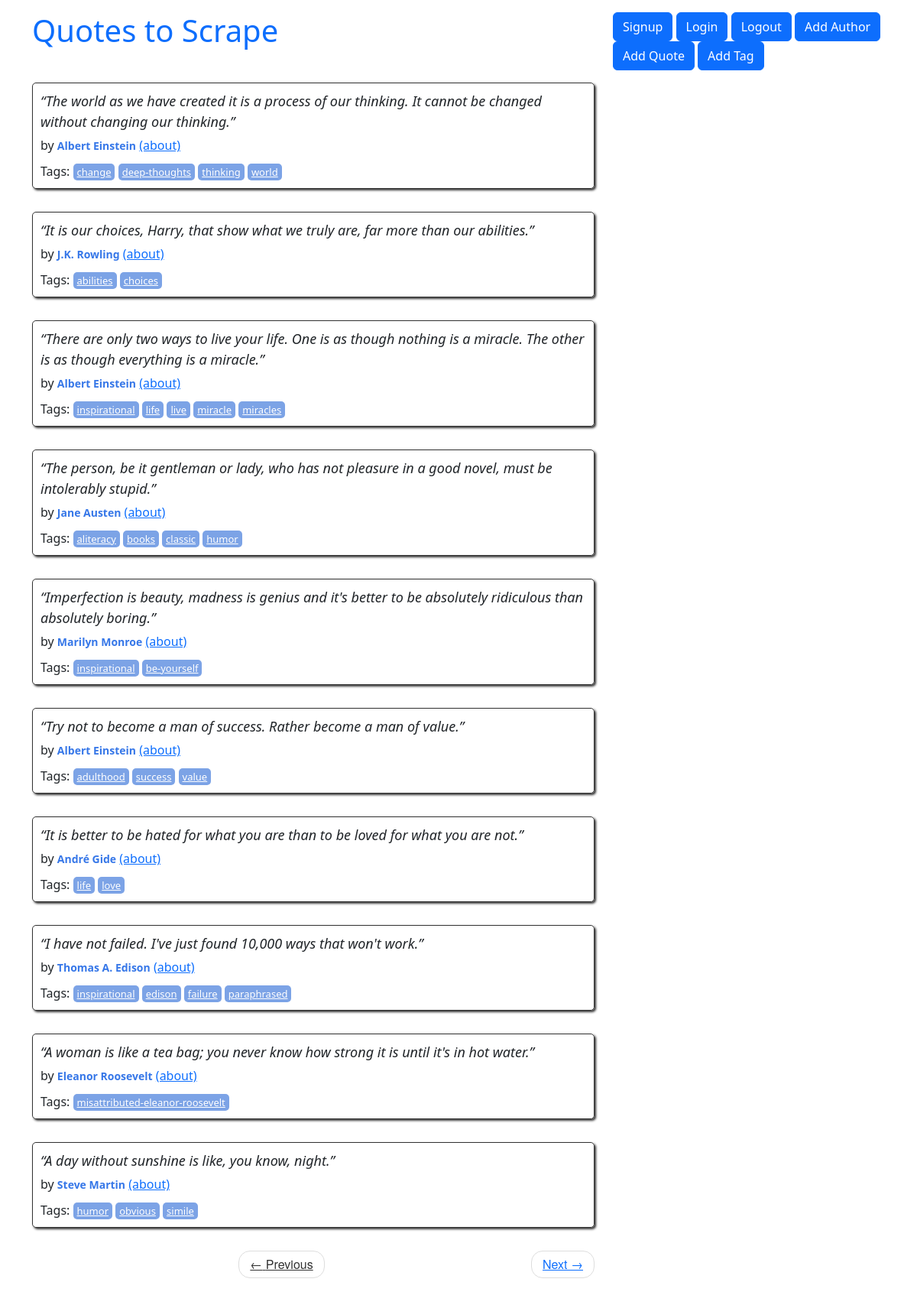
The page / on the database its author committed.
### quotes/models.py (models this page shows, shortened)
class Quote(models.Model):
    quote = models.TextField()
    tags = models.ManyToManyField(Tag)
    author = models.ForeignKey(Author, on_delete=models.CASCADE, default=None, null=True)
    created_at = models.DateTimeField(auto_now_add=True)
    objects = models.Manager()

class Author(models.Model):
    fullname = models.CharField(max_length=50)
    born_date = models.CharField(max_length=50)
    born_location = models.CharField(max_length=150)
    description = models.TextField()
    created_at = models.DateTimeField(auto_now_add=True)
    objects = models.Manager()
    def __str__(self):
        return self.fullname

class Tag(models.Model):
    name = models.CharField(max_length=60, null=False, unique=True)
    objects = models.Manager()

### quotes/views.py (the view)
# urls.py: path('', views.main, name='root'),
def main(request, page=1):
    quotes = Quote.objects.all()
    per_page = 10
    paginator = Paginator(list(quotes), per_page)
    quotes_on_page = paginator.page(page)
    return render(request, 'quotes/index.html', context={'quotes': quotes_on_page})

### quotes/templates/quotes/index.html
{% extends 'quotes/base.html' %}
{% load extract %}
{% block  content %}
<div class="row">
    <div class="col-md-8">
    {% for quote in quotes %}
    <div class="quote" itemscope="" itemtype="http://schema.org/CreativeWork">
        <span class="text" itemprop="text">
            {{quote.quote}}
        </span>
        <span>by <small class="author" itemprop="author">{{quote.author}}</small>
        <a href="/author/{{quote.author.id}}">(about)</a>
        </span>
        <div class="tags">
            Tags:
            {% for tag in quote.tags.all %}
            <a class="tag" href="/tag/{{tag.id}}">{{tag.name}}</a>
            {% endfor %}
        </div>
    </div>
    {% endfor %}
    <nav>
        <ul class="pager">
            <li class="previous">
                <a class='{% if not quotes.has_previous %} disabled {% endif %}'
                   href="{% if quotes.has_previous %} {% url 'quotes:root_paginate' quotes.previous_page_number %} {% else %} # {% endif %}">
                    <span aria-hidden="true">←</span> Previous
                </a>
            </li>
            <li class="next">
                <a class='{% if not quotes.has_next %} disabled {% endif %}'
                   href="{% if quotes.has_next %} {% url 'quotes:root_paginate' quotes.next_page_number %} {% else %} # {% endif %}">
                    Next <span aria-hidden="true">→</span></a>
            </li>
        </ul>
    </nav>
    </div>
</div>
{% endblock %}

### quotes/templates/quotes/base.html (shortened to what this page needs)
<!DOCTYPE html>
<html lang="en">
<head>
    <link href="https://cdn.jsdelivr.net/npm/bootstrap@5.3.3/dist/css/bootstrap.min.css" rel="stylesheet"
>
    {% load static %}
    <link rel="stylesheet" href="{% static 'quotes/style.css' %}">
</head>
<body>
    <div class="container">
        <div class="row header-box pt-3">
            <div class="col-md-8">
                <h1>
                    <a href="/" style="text-decoration: none">Quotes to Scrape</a>
                </h1>
            </div>
            <div class="col-md-4">
                <p>
                    <a href="/login" class="btn btn-primary">Signup</a>
                    <a href="/login" class="btn btn-primary">Login</a>
                    <a href="/login" class="btn btn-primary">Logout</a>
                    <a class="btn btn-primary" href="{% url 'quotes:add_author' %}">Add Author</a>
                    <a class="btn btn-primary" href="{% url 'quotes:add_quote' %}">Add Quote</a>
                    <a class="btn btn-primary" href="{% url 'quotes:add_tag' %}">Add Tag</a>
                </p>
            </div>
        </div>
        {% block content %} {% endblock %}
    </div>
</body>
</html>

### quotes/static/quotes/style.css (style rules this page uses)
.quote { padding: 10px; margin-bottom: 30px; border: 1px solid #333333; border-radius: 5px; box-shadow: 2px 2px 3px #333333; }
.quote span.text { display: block; margin-bottom: 5px; font-size: large; font-style: italic; }
.quote small.author { font-weight: bold; color: #3677E8; }
.quote .tags { margin-top: 10px; }
.tag { padding: 2px 5px; border-radius: 5px; color: white; font-size: small; background-color: #7CA3E6; }
.pager { font-family: "Raleway","Helvetica Neue",Helvetica,Arial,sans-serif; }
.pager { padding-left: 0; margin: 22px 0; list-style: none; text-align: center; }
.pager li { display: inline; }
.pager .next>a, .pager .next>span { float: right; }
.pager li>a, .pager li>span { display: inline-block; padding: 5px 14px; background-color: #ffffff; border: 1px solid #dddddd; border-radius: 15px; }
.disabled { color: #333333; cursor: not_allowed }

### rows shown on the page
Quote: quote "“The world as we have created it is a process of our thinking. It cannot be changed without changing our thinking.”", author "Albert Einstein"
Tag: name "change"
Tag: name "deep-thoughts"
Tag: name "thinking"
Tag: name "world"
Quote: quote "“It is our choices, Harry, that show what we truly are, far more than our abilities.”", author "J.K. Rowling"
Tag: name "abilities"
Tag: name "choices"
Quote: quote "“There are only two ways to live your life. One is as though nothing is a miracle. The other is as though everything is a miracle.”", author "Albert Einstein"
Tag: name "inspirational"
Tag: name "life"
Tag: name "live"
Tag: name "miracle"
Tag: name "miracles"
Quote: quote "“The person, be it gentleman or lady, who has not pleasure in a good novel, must be intolerably stupid.”", author "Jane Austen"
Tag: name "aliteracy"
Tag: name "books"
Tag: name "classic"
Tag: name "humor"
Quote: quote "“Imperfection is beauty, madness is genius and it's better to be absolutely ridiculous than absolutely boring.”", author "Marilyn Monroe"
Tag: name "be-yourself"
Quote: quote "“Try not to become a man of success. Rather become a man of value.”", author "Albert Einstein"
Tag: name "adulthood"
Tag: name "success"
Tag: name "value"
Quote: quote "“It is better to be hated for what you are than to be loved for what you are not.”", author "André Gide"
Tag: name "love"
Quote: quote "“I have not failed. I've just found 10,000 ways that won't work.”", author "Thomas A. Edison"
Tag: name "edison"
Tag: name "failure"
Tag: name "paraphrased"
Quote: quote "“A woman is like a tea bag; you never know how strong it is until it's in hot water.”", author "Eleanor Roosevelt"
Tag: name "misattributed-eleanor-roosevelt"
Quote: quote "“A day without sunshine is like, you know, night.”", author "Steve Martin"
Tag: name "obvious"
Tag: name "simile"
